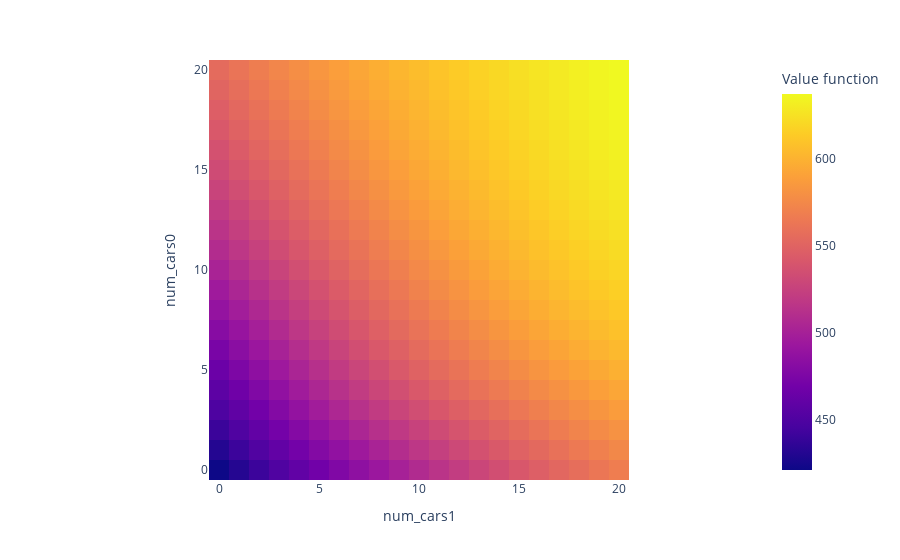

The cell this chart's notebook holds for it:
### Code cell
px.imshow(
    v,
    #text_auto=True,
    labels=dict(x="num_cars1", y="num_cars0", color="Value function"),
    x=np.arange(0, config.max_cars_location + 1),
    y=np.arange(0, config.max_cars_location + 1),
    origin="lower"
)

### Figure 1 — Plotly figure (JSON) as saved in the notebook; plotly's stock layout.template omitted (floating-point values rounded to 4 significant figures; data arrays with more than 128 entries replaced by an {"elided": "..."} marker saying what was removed)
{"data": [{"coloraxis": "coloraxis", "hovertemplate": "num_cars1: %{x}<br>num_cars0: %{y}<br>Value function: %{z}<extra></extra>", "name": "0", "type": "heatmap", "x": [0, 1, 2, 3, 4, 5, 6, 7, 8, 9, 10, 11, 12, 13, 14, 15, 16, 17, 18, 19, 20], "xaxis": "x", "y": [0, 1, 2, 3, 4, 5, 6, 7, 8, 9, 10, 11, 12, 13, 14, 15, 16, 17, 18, 19, 20], "yaxis": "y", "z": {"elided": "21x21 float values"}}], "layout": {"coloraxis": {"colorbar": {"title": {"text": "Value function"}}, "colorscale": [[0, "#0d0887"], [0.1111, "#46039f"], [0.2222, "#7201a8"], [0.3333, "#9c179e"], [0.4444, "#bd3786"], [0.5556, "#d8576b"], [0.6667, "#ed7953"], [0.7778, "#fb9f3a"], [0.8889, "#fdca26"], [1, "#f0f921"]]}, "margin": {"t": 60}, "xaxis": {"anchor": "y", "constrain": "domain", "domain": [0, 1], "scaleanchor": "y", "title": {"text": "num_cars1"}}, "yaxis": {"anchor": "x", "autorange": true, "constrain": "domain", "domain": [0, 1], "title": {"text": "num_cars0"}}}}
